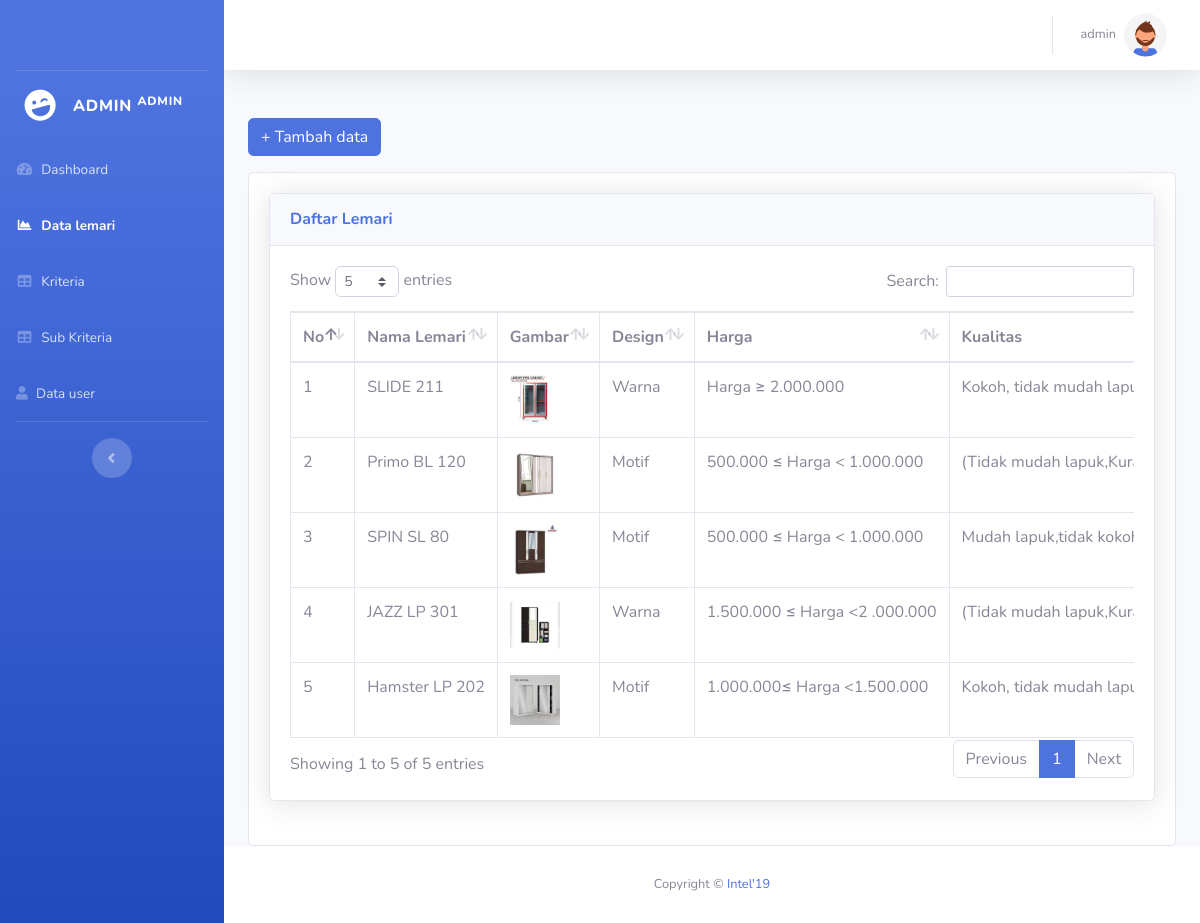
The app's page /admin/data_lemari.php (signed in) with its own data.
### tables this page shows
CREATE TABLE `kec_alt_kriteria` (
  `id_alt_kriteria` int(11) NOT NULL,
  `f_id_alternatif` int(11) NOT NULL,
  `f_id_kriteria` char(2) NOT NULL,
  `f_id_sub_kriteria` int(11) NOT NULL
);

CREATE TABLE `alternatif` (
  `id_alternatif` int(11) NOT NULL,
  `nama_alternatif` varchar(50) NOT NULL,
  `gambar` varchar(100) NOT NULL,
  `design` varchar(10) NOT NULL,
  `merek` varchar(255) DEFAULT NULL
);

### config.php (called while the page is built, shortened)
<?php
function connectDatabase()
{
    $conn = new mysqli(DB_HOST, DB_USERNAME, DB_PASSWORD, DB_NAME);
    return $conn;
}
?>

### admin/functions/data_lemari.php (called while the page is built, shortened)
<?php
    require_once '../config.php';
    class Lemari{
        private $db;
        public function __construct()
        {
            $this->db = connectDatabase();
        }
        public function getLemari(){
            return $this->db->query("SELECT a.nama_alternatif, a.id_alternatif, a.gambar, a.merek, a.design, kak.id_alt_kriteria,
                MAX(CASE WHEN k.nama_kriteria = 'Harga' THEN kak.id_alt_kriteria END) AS id_alt_C1,
                MIN(CASE WHEN k.nama_kriteria = 'Kualitas' THEN kak.id_alt_kriteria END) AS id_alt_C2,
                MIN(CASE WHEN k.nama_kriteria = 'Volume' THEN kak.id_alt_kriteria END) AS id_alt_C3,
                MAX(CASE WHEN k.nama_kriteria = 'Kelengkapan' THEN kak.id_alt_kriteria END) AS id_alt_C4,
                MAX(CASE WHEN k.nama_kriteria = 'Harga' THEN kak.f_id_sub_kriteria END) AS id_sub_C1,
                MIN(CASE WHEN k.nama_kriteria = 'Kualitas' THEN kak.f_id_sub_kriteria END) AS id_sub_C2,
                MIN(CASE WHEN k.nama_kriteria = 'Volume' THEN kak.f_id_sub_kriteria END) AS id_sub_C3,
                MAX(CASE WHEN k.nama_kriteria = 'Kelengkapan' THEN kak.f_id_sub_kriteria END) AS id_sub_C4,
                MAX(CASE WHEN k.nama_kriteria = 'Harga' THEN sk.nama_sub_kriteria END) AS nama_C1,
                MIN(CASE WHEN k.nama_kriteria = 'Kualitas' THEN sk.nama_sub_kriteria END) AS nama_C2,
                MIN(CASE WHEN k.nama_kriteria = 'Volume' THEN sk.nama_sub_kriteria END) AS nama_C3,
                MAX(CASE WHEN k.nama_kriteria = 'Kelengkapan' THEN sk.nama_sub_kriteria END) AS nama_C4
                FROM alternatif a
                JOIN kec_alt_kriteria kak ON a.id_alternatif = kak.f_id_alternatif
                JOIN sub_kriteria sk ON kak.f_id_sub_kriteria = sk.id_sub_kriteria
                JOIN kriteria k ON kak.f_id_kriteria = k.id_kriteria
                GROUP BY a.nama_alternatif ORDER BY a.id_alternatif DESC;
            ");
        }
    }
    $Lemari = new Lemari();
?>

### admin/data_lemari.php (the view, shortened to what this page needs)
<?php
require_once './header.php';
require_once './functions/data_lemari.php';
$dataAlternatif = $Lemari->getLemari();
?>
<div class="row">
    <div class="col-lg-12">
        <button type="button" class="btn btn-primary mb-3" data-toggle="modal" data-target="#exampleModal">
            + Tambah data
        </button>
        <div class="card">
            <div class="card-body">
                <div class="card shadow mb-4">
                    <div class="card-header py-3">
                        <h6 class="m-0 font-weight-bold text-primary">Daftar Lemari</h6>
                    </div>
                    <div class="card-body">
                        <div class="table-responsive">
                            <table class="table table-bordered nowrap" id="dataLemari" style="width:100%"
                                cellspacing="0">
                                <thead>
                                    <tr>
                                        <th>No</th>
                                        <th>Nama Lemari</th>
                                        <th>Gambar</th>
                                        <th>Design</th>
                                        <th>Harga</th>
                                        <th>Kualitas</th>
                                    </tr>
                                </thead>
                                <tbody>
                                    <?php foreach ($dataAlternatif as $key => $alternatif):?>
                                    <tr>
                                        <td><?=$key+1?></td>
                                        <td><?=$alternatif['nama_alternatif'];?></td>
                                        <td><a href="../images/<?=$alternatif['gambar'];?>" data-lightbox="image-1"
                                                data-title="<?=$alternatif['nama_alternatif'];?>">
                                                <img style="width: 50px; height: 50px;"
                                                    src="../images/<?=$alternatif['gambar'];?>"
                                                    alt="Gambar <?=$alternatif['nama_alternatif'];?>">
                                            </a></td>
                                        <td><?=$alternatif['design'];?></td>
                                        <td><?=$alternatif['nama_C1'];?></td>
                                        <td><?=$alternatif['nama_C2'];?></td>
                                    </tr>
                                    <?php endforeach;?>
                                </tbody>
                            </table>
                        </div>
                    </div>
                </div>
            </div>
        </div>
    </div>
</div>
<?php require_once './footer.php';?>

### records on screen
kec_alt_kriteria: f_id_alternatif.nama_alternatif "SLIDE 211", f_id_alternatif.gambar (picture), f_id_alternatif.design "Warna", nama_C1 "Harga ≥ 2.000.000", nama_C2 "Kokoh, tidak mudah…"
kec_alt_kriteria: f_id_alternatif.nama_alternatif "Primo BL 120", f_id_alternatif.gambar (picture), f_id_alternatif.design "Motif", nama_C1 "500.000 ≤ Harga < 1.000.000", nama_C2 "(Tidak mudah…"
kec_alt_kriteria: f_id_alternatif.nama_alternatif "SPIN SL 80", f_id_alternatif.gambar (picture), f_id_alternatif.design "Motif", nama_C1 "500.000 ≤ Harga < 1.000.000", nama_C2 "Mudah lapuk,tidak…"
kec_alt_kriteria: f_id_alternatif.nama_alternatif "JAZZ LP 301", f_id_alternatif.gambar (picture), f_id_alternatif.design "Warna", nama_C1 "1.500.000 ≤ Harga <2 .000.000", nama_C2 "(Tidak mudah…"
kec_alt_kriteria: f_id_alternatif.nama_alternatif "Hamster LP 202", f_id_alternatif.gambar (picture), f_id_alternatif.design "Motif", nama_C1 "1.000.000≤ Harga <1.500.000", nama_C2 "Kokoh, tidak mudah…"

### other values on screen
$_SESSION['username'] "ADMIN"
$_SESSION['username'] "admin"
